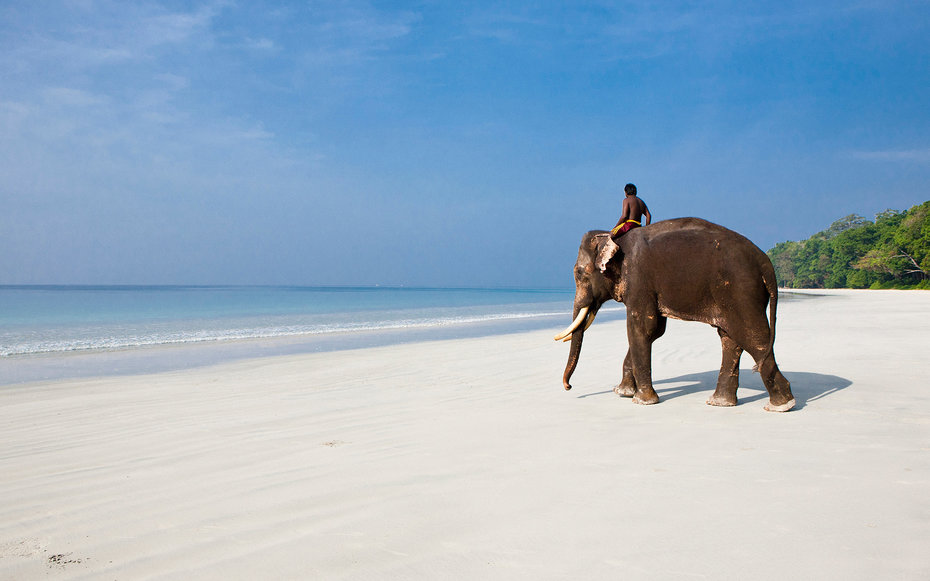
#> input picture Beach.jpg, 930 x 581 px
$ python 'Assignment2(Encode).py'
#> lines starting #> are read from the running program, lines starting #| are printed output that depends on the picture; after the words box and inside, x2 and y2 are one past the last pixel; in counts of white or black regions, pixels touching at a corner belong together
from Tkinter import *
from tkFileDialog import askopenfilename
import numpy as np
import cv2


#display the beach image
def beach():
    cv2.imshow("Image", beach_image)

#display the sprite image
def sprite():
    cv2.imshow("Image", sprite_image)

#display the merged image
def merged():
    cv2.imshow("Image", merged_image)


#create a window
app = Tk()
app.title("Window")

#ask to open the images
filename1 = askopenfilename()
#> the answer given: Beach.jpg
filename2 = askopenfilename()
#> the answer given: Beach.jpg

#read the images
beach_image = cv2.imread(filename1)
#> beach_image is the input picture: shape (581, 930, 3); mean B, G, R 195.8, 176.8, 155.2
sprite_image = cv2.imread(filename2)

#get the size of the sprite image to place on the beach image
merged_image = cv2.imread(filename1)
rows, cols, channels = sprite_image.shape
#> rows = 581; cols = 930; channels = 3
merged_part = beach_image[200:rows+200, 200:cols+200]
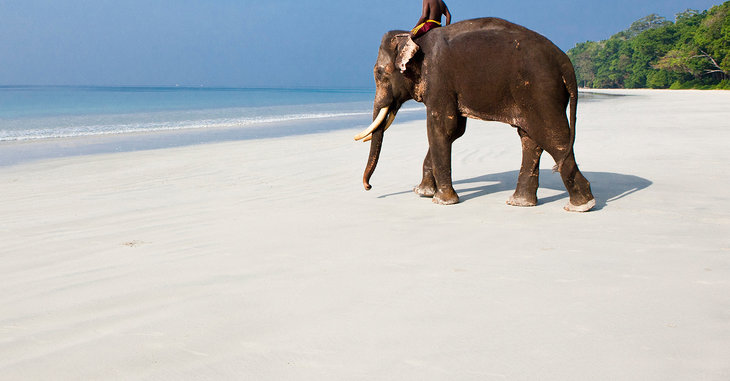
#> merged_part: shape (381, 730, 3); mean B, G, R 189.2, 188.2, 184.5

#make a mask of the sprite image and the inverse of the mask
bgr2gray = cv2.cvtColor(sprite_image, cv2.COLOR_BGR2GRAY)
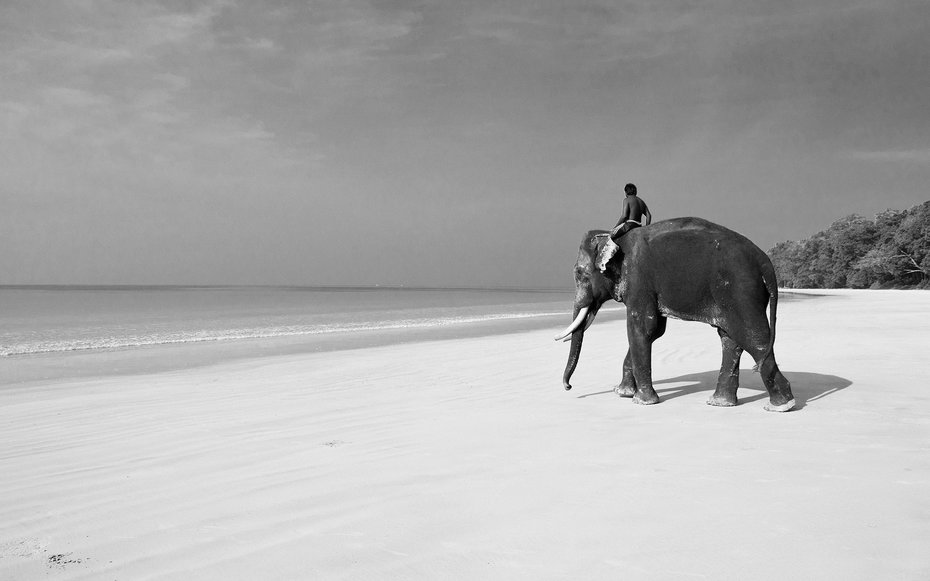
#> bgr2gray: shape (581, 930); min 0, max 254, mean 172.5
ret, mask = cv2.threshold(bgr2gray, 10, 255, cv2.THRESH_BINARY)
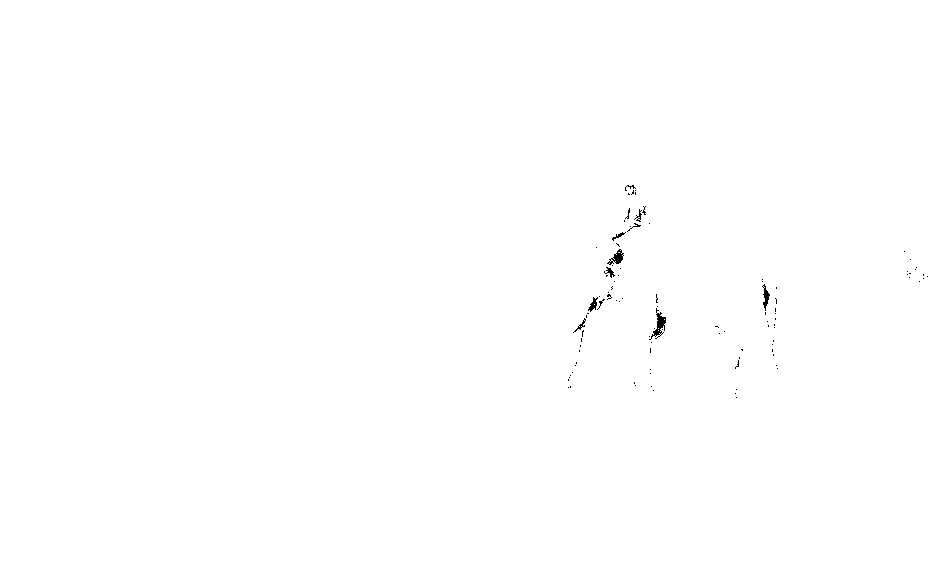
#> mask: shape (581, 930); 99.8% white; black in thin lines or dots, all inside (x1, y1, x2, y2) = (568, 185, 928, 398)
mask_inv = cv2.bitwise_not(mask)

#make the background and foreground
#> (the run stopped early here; a loop or call above may not have finished)
